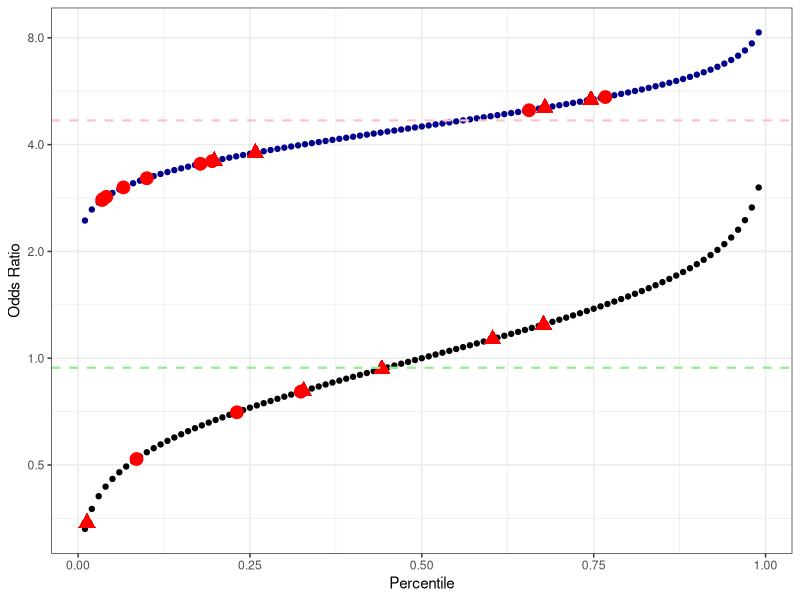
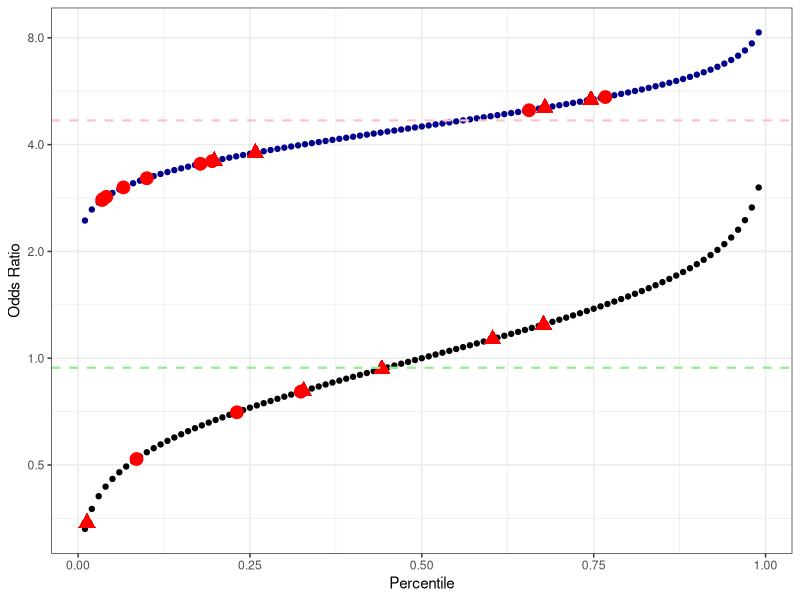

These figures' R source, in order:
library(data.table)
library(dplyr)
library(ggplot2)

## with brca

## embryo simulation results

emb <- fread("./indivbrca_data_noids.csv")

## with original beta

emb <- emb %>%
    mutate(logOdds = beta_PRS*resid_zscore_EUR) %>%
    mutate(OR = exp(logOdds)*gene_OR)


df2 <- data.frame(percentile=rep(seq(.01, .99, by=.01), 2),
                  BRCA1_variant=c(rep(0, 99), rep(1, 99)),
                  Gene_Odds_Ratio=c(rep(1, 99), rep(4.5, 99)),
                  beta=c(rep(emb$beta_PRS[emb$BRCA=="negative"][1], 99),
                         rep(emb$beta_PRS[emb$BRCA=="positive"][1], 99)
                         )
                  )

df2 <- df2 %>%
    mutate(zscore = qnorm(percentile)) %>%
    mutate(OR = exp(zscore*beta)*Gene_Odds_Ratio)


### plot

ggplot() +
    geom_point(data=df2, aes(percentile, OR, color=factor(BRCA1_variant))) +
    scale_color_manual(values=c("black", "darkblue", "red", "red")) +
    geom_point(data=emb, aes(resid_percentile, OR, color=sex, shape=sex), size=4) +
    scale_shape_manual(values = c(19,17)) +
    scale_y_continuous(trans='log2') +
    geom_hline(yintercept=c(0.94, 1.04*4.5), linetype='dashed', color=c('lightgreen', 'pink'), size=0.75) +
    theme_bw() +
    theme(legend.position = "none") +
    xlab("Percentile") +
    ylab("Odds Ratio")


ggsave("fig2a.png", dpi=600)





